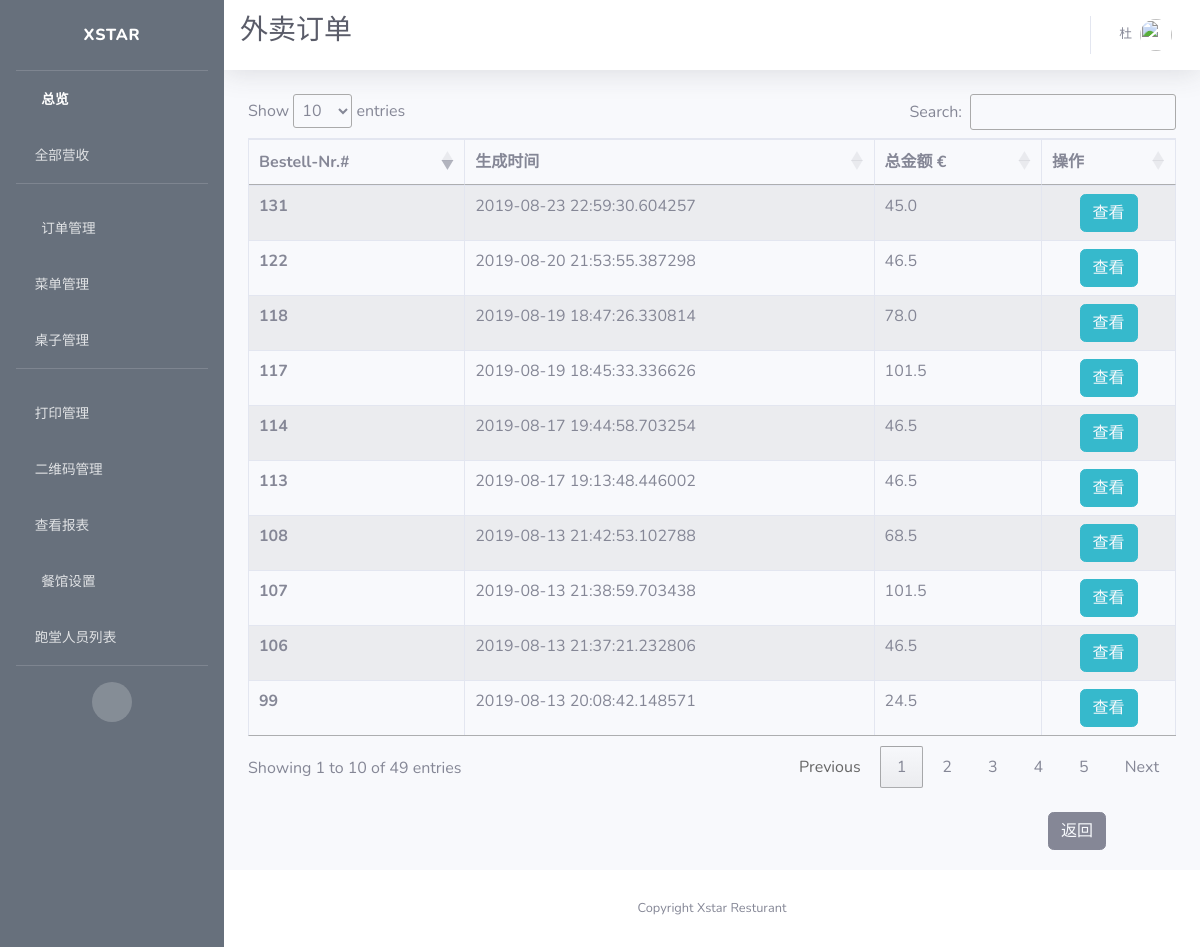
The app's page /admin/takeaway/orders/all (signed in) with its own data.
### app/models.py (models this page shows, shortened)
class User(UserMixin, db.Model):
    id = db.Column(db.Integer, primary_key=True)
    username = db.Column(db.String(64), index=True, unique=True, nullable=False)
    alias = db.Column(db.String(64))
    email = db.Column(db.String(120), unique=True)
    password_hash = db.Column(db.String(128))
    permissions = db.Column(db.Integer)
    container = db.Column(db.String(300))

class Order(db.Model):
    id = db.Column(db.Integer, primary_key=True, unique=True, index=True)
    totalPrice = db.Column(db.Float, unique=False)
    orderNumber = db.Column(db.String(200), unique=True)
    timeCreated = db.Column(db.DateTime, default=datetime.utcnow)
    isPaid = db.Column(db.Boolean, default=False)
    isReady = db.Column(db.Boolean, default=False)
    isPickedUp = db.Column(db.Boolean, default=False)
    items = db.Column(db.String(300))
    pay_via = db.Column(db.String(100))
    type = db.Column(db.String(100))
    container = db.Column(db.String(300))

### app/routes.py (the view)
@app.route("/admin/takeaway/orders/all")
@login_required
def all_out_orders():
    referrer = request.headers.get('Referer')
    orders = Order.query.filter(Order.type == "Out").all()
    context = dict(title=u'外卖订单',
                   orders=orders,
                   referrer=referrer,
                   company_name=company_info.get('company_name'))
    return render_template('all_out_orders.html', **context)

### app/models.py (called while the page is built)
@login.user_loader
def load_user(id):
    return User.query.get(int(id))

### app/templates/all_out_orders.html (shortened to what this page needs)
{% extends 'base.html' %}
{% block css %}
<link rel="stylesheet" type="text/css" href="https://cdn.datatables.net/1.10.19/css/jquery.dataTables.css">
<link rel="stylesheet" type="text/css" href="https://cdnjs.cloudflare.com/ajax/libs/twitter-bootstrap/4.1.3/css/bootstrap.css">
<link rel="stylesheet" type="text/css" href="https://cdn.datatables.net/1.10.19/css/dataTables.bootstrap4.min.css">
{% endblock %}
{% block title %}
<h1 class="h3 mb-2 text-gray-800">{{ title }}</h1>
{% endblock %}
{% block content %}
<div class="row">
    <div class="col-sm-12">
        <table id="example" class="table table-striped table-bordered">
      <thead>
        <tr>
          <th scope="col">Bestell-Nr.#</th>
          <th scope="col">生成时间</th>
          <th scope="col">总金额 €</th>
          <th scope="col">操作</th>
        </tr>
      </thead>
      <tbody>
      {% for order in orders %}
        <tr id={{ order.id }}>
          <th scope="row">{{ order.id }}</th>
          <td>{{ order.timeCreated }}</td>
          <td>{{ order.totalPrice }}</td>
          <td style="text-align:center">
            <span>
              <button type="button" class="btn btn-info">
                <a href={{ url_for('takeaway_order_view', order_id=order.id) }} style="color: rgb(247, 249, 252)">
                  查看
                </a>
              </button>
            </span>
          </td>
        </tr>
      {% endfor %}
      </tbody>
    </table>
    </div>
</div>
<br>
<button type="button" class="btn btn-secondary" id="back">
  <a href="{{referrer}}" style="color: rgb(247, 249, 252)">
    返回
  </a>
</button>
{% endblock %}

### app/templates/base.html (shortened to what this page needs)
<!DOCTYPE html>
<html lang="en">
<head>
  {% block css %}
  {% endblock %}
  <link href="{{ url_for('static', filename='fontawesome-free/css/all.min.css') }}" rel="stylesheet" type="text/css">
  <link href="{{ url_for('static', filename='css/sb-admin-2.min.css')}}" rel="stylesheet">
</head>
<body id="page-top">
  <div id="wrapper">
    <ul class="navbar-nav bg-gradient-primary sidebar sidebar-dark accordion" id="accordionSidebar">
      <a class="sidebar-brand d-flex align-items-center justify-content-center" href="{{ url_for('index') }}">
        <div class="sidebar-brand-text mx-3">Xstar</div>
      </a>
      <hr class="sidebar-divider my-0">
      <li class="nav-item active">
        <a class="nav-link" href="{{url_for('index') }}">
          <i class="fas fa-fw fa-tachometer-alt"></i>
          <span>总览</span></a>
      </li>
      <li class="nav-item">
        <a class="nav-link collapsed" href="#" data-toggle="collapse" data-target="#collapseOne" aria-expanded="true" aria-controls="collapseOne">
          <i class="fas fa-money-bill-alt"></i>
          <span>全部营收</span>
        </a>
      </li>
      <hr class="sidebar-divider">
      <li class="nav-item">
        <a class="nav-link collapsed" href="#" data-toggle="collapse" data-target="#collapseTwo" aria-expanded="true" aria-controls="collapseTwo">
          <i class="fas fa-fw fa-cog"></i>
          <span>订单管理</span>
        </a>
      </li>
      <li class="nav-item">
        <a class="nav-link collapsed" href="#" data-toggle="collapse" data-target="#collapseMenu" aria-expanded="true" aria-controls="collapseTwo">
        <i class="fas fa-utensils"></i>
          <span>菜单管理</span>
        </a>
      </li>
      <li class="nav-item">
        <a class="nav-link collapsed" href="#" data-toggle="collapse" data-target="#collapseUtilities" aria-expanded="true" aria-controls="collapseUtilities">
          <i class="fas fa-chair"></i>
          <span>桌子管理</span>
        </a>
      </li>
      <hr class="sidebar-divider">
      <li class="nav-item">
        <a class="nav-link collapsed" href="#" data-toggle="collapse" data-target="#collapsePages" aria-expanded="true" aria-controls="collapsePages">
          <i class="fas fa-print"></i>
          <span>打印管理</span>
        </a>
      </li>
      <li class="nav-item">
        <a class="nav-link" href={{ url_for('qrcode_manage') }}>
          <i class="fas fa-qrcode"></i>
          <span>二维码管理</span>
        </a>
      </li>
      <li class="nav-item">
        <a class="nav-link collapsed" href="#" data-toggle="collapse" data-target="#collapseLogs" aria-expanded="true" aria-controls="collapseUtilities">
          <i class="far fa-sticky-note"></i>
          <span>查看报表</span>
        </a>
      </li>
      <li class="nav-item">
        <a class="nav-link" href="{{ url_for('set_store') }}">
          <i class="fas fa-fw fa-wrench"></i>
          <span>餐馆设置</span></a>
      </li>
      <li class="nav-item">
        <a class="nav-link" href="{{ url_for('users_manage') }}">
          <i class="fas fa-users"></i>
          <span>跑堂人员列表</span></a>
      </li>
      <hr class="sidebar-divider d-none d-md-block">
      <div class="text-center d-none d-md-inline">
        <button class="rounded-circle border-0" id="sidebarToggle"></button>
      </div>
    </ul>
    <div id="content-wrapper" class="d-flex flex-column">
      <div id="content">
        <nav class="navbar navbar-expand navbar-light bg-white topbar mb-4 static-top shadow">
          {% block title %}
          {% endblock %}
          <ul class="navbar-nav ml-auto">
            <li class="nav-item dropdown no-arrow">
              <a class="nav-link dropdown-toggle" href="#" id="userDropdown" role="button" data-toggle="dropdown" aria-haspopup="true" aria-expanded="false">
                <span class="mr-2 d-none d-lg-inline text-gray-600 small">{{ current_user.alias }}</span>
                <img class="img-profile rounded-circle" src="https://source.unsplash.com/QAB-WJcbgJk/60x60">
              </a>
            </li>
          </ul>
        </nav>
        <div class="container-fluid">
          {% block content %}{% endblock %}
        </div>
      </div>
      <footer class="sticky-footer bg-white">
        <div class="container my-auto">
          <div class="copyright text-center my-auto">
            <span>Copyright {{ company_name }}</span>
          </div>
        </div>
      </footer>
    </div>
  </div>
</body>
</html>

### app/templates/all_out_orders.html (style rules this page uses)
#back { margin-left: 800px; margin-bottom: 20px; color: rgb(247, 249, 252); }

### app/templates/base.html (style rules this page uses)
.bg-gradient-primary { background-image: linear-gradient(180deg,#67707c 10%,#67707c 100%); background-size: cover; }

### records on screen
User: alias "杜"
Order: id "99", timeCreated "2019-08-13 20:08:42.148571", totalPrice "24.5"
Order: id "106", timeCreated "2019-08-13 21:37:21.232806", totalPrice "46.5"
Order: id "107", timeCreated "2019-08-13 21:38:59.703438", totalPrice "101.5"
Order: id "108", timeCreated "2019-08-13 21:42:53.102788", totalPrice "68.5"
Order: id "113", timeCreated "2019-08-17 19:13:48.446002", totalPrice "46.5"
Order: id "114", timeCreated "2019-08-17 19:44:58.703254", totalPrice "46.5"
Order: id "117", timeCreated "2019-08-19 18:45:33.336626", totalPrice "101.5"
Order: id "118", timeCreated "2019-08-19 18:47:26.330814", totalPrice "78.0"
Order: id "122", timeCreated "2019-08-20 21:53:55.387298", totalPrice "46.5"
Order: id "131", timeCreated "2019-08-23 22:59:30.604257", totalPrice "45.0"

### other values on screen
{{ title }} "外卖订单"
{{ company_name }} "Xstar Resturant"
